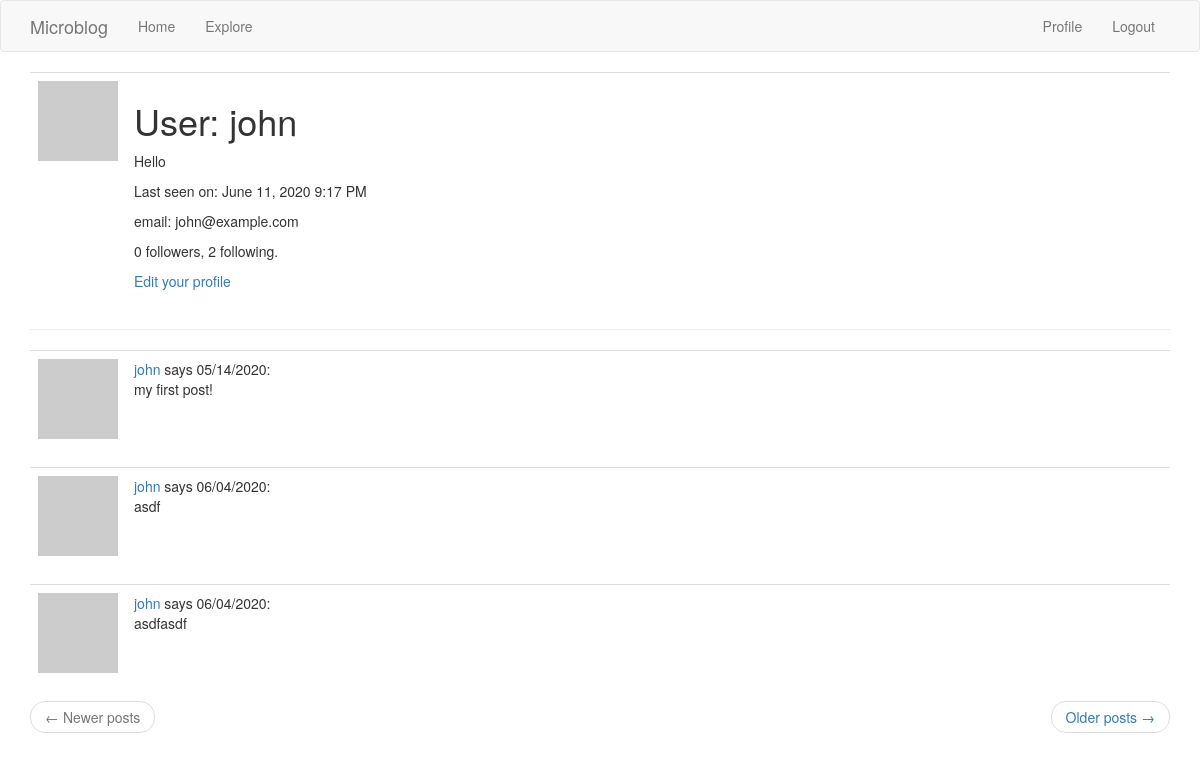
Page /user/john (signed in) on the earlier database version.
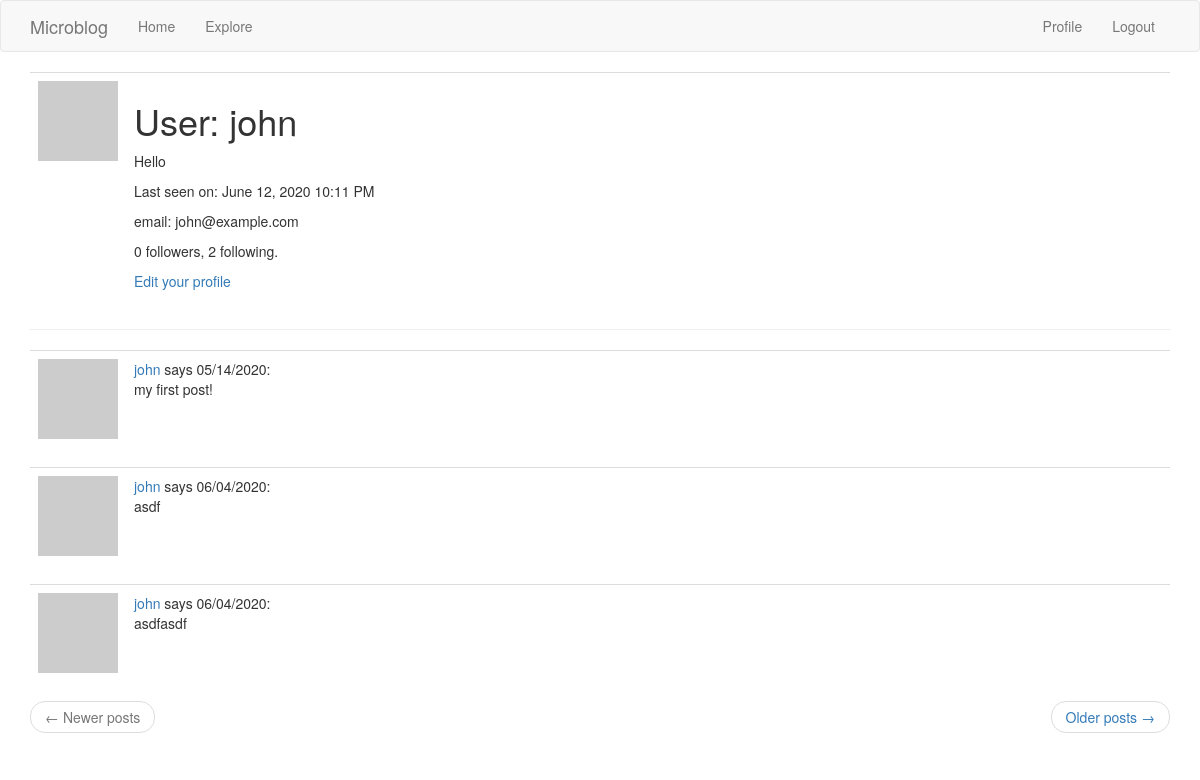
Same page on the later database version.
### app/models.py (models this page shows, shortened)
class User(UserMixin, db.Model):
    id            = db.Column(db.Integer, primary_key=True)
    username      = db.Column(db.String(64), index=True, unique=True)
    email         = db.Column(db.String(120), index=True, unique=True)
    password_hash = db.Column(db.String(128))
    about_me      = db.Column(db.String(140))
    last_seen     = db.Column(db.DateTime, default=datetime.utcnow)
    posts    = db.relationship('Post', backref='author', lazy='dynamic')
    followed = db.relationship(
        'User', secondary=followers,
        primaryjoin=(followers.c.follower_id == id),
        secondaryjoin=(followers.c.followed_id == id),
        backref=db.backref('followers', lazy='dynamic'), lazy='dynamic')
    def avatar(self, size):
        digest = md5(self.email.lower().encode('utf-8')).hexdigest()
        return 'https://www.gravatar.com/avatar/{}?d=identicon&s={}'.format(
            digest, size)

class Post(db.Model):
    id = db.Column(db.Integer, primary_key=True)
    body = db.Column(db.String(140))
    timestamp = db.Column(db.DateTime, index=True, default=datetime.utcnow)
    user_id = db.Column(db.Integer, db.ForeignKey('user.id'))

### app/routes.py (the view)
@app.route('/user/<username>')
@login_required
def user(username):
    user = User.query.filter_by(username=username).first_or_404()
    page = request.args.get('page', 1, type=int)
    posts = Post.query.filter_by(user_id=user.id).paginate(
        page, app.config['POSTS_PER_PAGE'], False)
    next_url = url_for('user', username=username, page=posts.next_num) \
        if posts.has_next else None
    prev_url = url_for('user', username=username, page=posts.prev_num) \
        if posts.has_prev else None
    form = EmptyForm()
    return render_template('user.html', user=user, posts=posts.items, form=form, next_url=next_url, prev_url=prev_url)

### app/models.py (called while the page is built)
@login.user_loader
def load_user(id):
    return User.query.get(int(id))

### app/routes.py (called while the page is built)
@app.before_request
def before_request():
    if current_user.is_authenticated:
        current_user.last_seen = datetime.utcnow()
        db.session.commit()

### app/templates/user.html (shortened to what this page needs)
{% extends "base.html" %}
{% block app_content %}
    <table class="table table-hover">
        <tr valign="top">
            <td width="80px"><img src="{{ user.avatar(80) }}"></td>
            <td><h1>User: {{ user.username }}</h1>
                {% if user.about_me %}<p>{{ user.about_me }}</p>{% endif %}
                {% if user.last_seen %}<p>
                Last seen on: {{ moment(user.last_seen).format('LLL') }}</p>
                {% endif %}
                {% if user.email %}<p>email: {{ user.email }}</p>{% endif %}
                <p>{{ user.followers.count() }} followers, {{ user.followed.count() }} following.</p>
                {% if user == current_user %}
                <p><a href="{{ url_for('edit_profile') }}">Edit your profile</a></p>
                {% endif %}
            </td>
        </tr>
    </table>
    <hr>
    {% for post in posts %}
        {% include '_post.html' %}
    {% endfor %}
    <nav aria-label="...">
        <ul class="pager">
            <li class="previous{% if not prev_url %} disabled{% endif %}">
                <a href="{{ prev_url or '#' }}">
                    <span aria-hidden="true">&larr;</span> Newer posts
                </a>
            </li>
            <li class="next{% if not next_url %} disabled{% endif %}">
                <a href="{{ next_url or '#' }}">
                    Older posts <span aria-hidden="true">&rarr;</span>
                </a>
            </li>
        </ul>
    </nav>
{% endblock %}

### app/templates/base.html (shortened to what this page needs)
{% extends 'bootstrap/base.html' %}
{% block navbar %}
    <nav class="navbar navbar-default">
      <div class="container">
        <div class="navbar-header">
          <a class="navbar-brand" href="{{ url_for('index') }}">Microblog</a>
        </div>
        <div class="collapse navbar-collapse" id="bs-example-navbar-collapse-1">
            <ul class="nav navbar-nav">
                <li><a href="{{ url_for('index') }}">Home</a></li>
                <li><a href="{{ url_for('explore') }}">Explore</a></li>
            </ul>
            <ul class="nav navbar-nav navbar-right">
                {% if current_user.is_anonymous %}
                <li><a href="{{ url_for('login') }}">Login</a> </li>
                <li><a href="{{ url_for('register') }}">Register</a> </li>
                {% else %}
                <li><a href="{{ url_for('user', username=current_user.username) }}">Profile</a></li>
                <li><a href="{{ url_for('logout') }}">Logout</a></li>
                {% endif %}
            </ul>
        </div>
      </div>
    </nav>
{% endblock %}
{% block content %}
    <div class="container">
        {% block app_content %}{% endblock %}
    </div>
{% endblock %}

### app/templates/_post.html
<table class="table table-hover">
    <tr>
        <td width="70px">
            <a href="{{ url_for('user', username=post.author.username) }}">
                <img src="{{ post.author.avatar(70) }}" />
            </a>
        </td>
        <td>
            <a href="{{ url_for('user', username=post.author.username) }}">
                {{ post.author.username }}
            </a>
            says {{ moment(post.timestamp).calendar() }}:
            <br>
            {{ post.body }}
        </td>
    </tr>
</table>

Differences in the rows shown:
changed User "john": last_seen "June 11, 2020 9:17 PM" → "June 12, 2020 10:11 PM"
